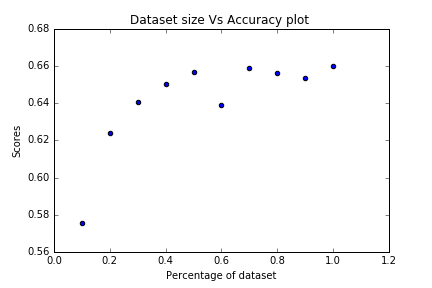

Reproduce this figure in Python.
# -*- coding: utf-8 -*-
"""
Created on Thu Dec 01 23:39:23 2016

@author: Sriranjitha
"""
import numpy as np
import matplotlib.pyplot as plt

def DatasetVsAccuracyPlot(clf,x_train,y_train,x_test,y_test,classifierName):
    
    #Calculate scores based on dataset size
    plot = {}
    for i in np.arange(0.1,1.1,0.1):
        msk = np.random.rand(len(y_train))<i    
        x_train_subset = x_train[msk]
        y_train_subset = y_train[msk]
        msk = np.random.rand(len(y_test))<i
        x_test_subset = x_test[msk]
        y_test_subset = y_test[msk]
        
        clf.fit(x_train_subset,y_train_subset)
        sc = clf.score(x_test_subset,y_test_subset)
        plot[i] = sc
        
    #Plot graph
    x_axis = list(plot.keys())
    y_axis = list(plot.values())
    plt.scatter(x_axis,y_axis)
    plt.xlabel('Percentage of dataset')
    plt.ylabel('Scores')
    
    savename = 'Figures/' + classifierName + '/'+ classifierName + 'DVAP.png'
    
    plt.title("Dataset size Vs Accuracy plot ")
    plt.savefig(savename)
        
        
        